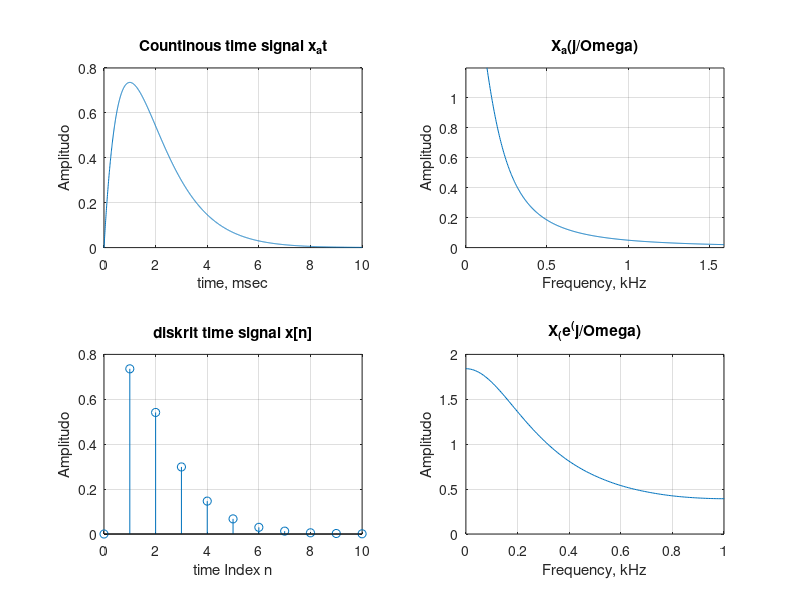

Source code (MATLAB):
%Program P2_3
%Ilustrasi efek aliasing dalam domain frekuensi
clf;
t=0:0.005:10;
xa=2*t.*exp(-t);
subplot(221)
plot(t,xa); grid;
xlabel('time, msec'); ylabel('Amplitudo');
title('Countinous time signal x_{a}{t}');

subplot(222)
wa=0:10/511:10;
ha=freqs(2,[1 2 1],wa);
plot(wa/(2*pi),abs(ha));grid;
xlabel('Frequency, kHz'); ylabel('Amplitudo');
title('X_{a}(j/Omega)');
axis([0 5/pi 0 1.2])
subplot(223)

T=1;
n=0:T:10;
xs=2*n.*exp(-n);
k= 0:length(n)-1;
stem(k,xs);grid;
xlabel('time Index n'); ylabel('Amplitudo');
title('diskrit time signal x[n]');

subplot(224)
wd=0:10/511:10;
hd=freqz(xs,1,wd);
plot(wd/(T*pi),T*abs(hd));grid;
xlabel('Frequency, kHz'); ylabel('Amplitudo');
title('X_(e^(j/Omega)');
axis([0 1/T 0 2])
